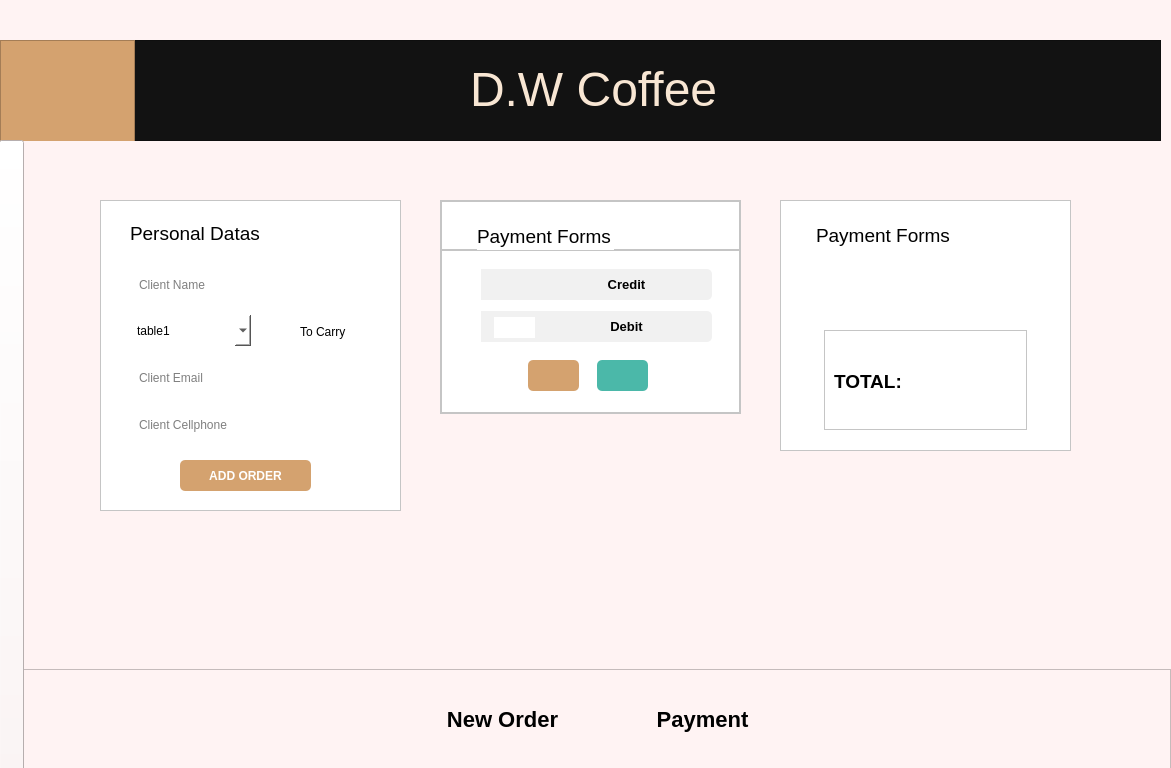
<?xml version="1.0" encoding="UTF-8"?>
<ui version="4.0">
 <class>Dialog</class>
 <widget class="QDialog" name="Dialog">
  <property name="geometry">
   <rect>
    <x>0</x>
    <y>0</y>
    <width>1171</width>
    <height>768</height>
   </rect>
  </property>
  <property name="windowTitle">
   <string>Dialog</string>
  </property>
  <property name="styleSheet">
   <string notr="true">background-color: rgb(255, 243, 243);</string>
  </property>
  <widget class="QFrame" name="frame">
   <property name="geometry">
    <rect>
     <x>0</x>
     <y>40</y>
     <width>1161</width>
     <height>101</height>
    </rect>
   </property>
   <property name="styleSheet">
    <string notr="true">background-color: #121212</string>
   </property>
   <property name="frameShape">
    <enum>QFrame::StyledPanel</enum>
   </property>
   <property name="frameShadow">
    <enum>QFrame::Raised</enum>
   </property>
   <widget class="QFrame" name="frame_2">
    <property name="geometry">
     <rect>
      <x>0</x>
      <y>0</y>
      <width>135</width>
      <height>102</height>
     </rect>
    </property>
    <property name="styleSheet">
     <string notr="true">background-color: #D4A26F</string>
    </property>
    <property name="frameShape">
     <enum>QFrame::StyledPanel</enum>
    </property>
    <property name="frameShadow">
     <enum>QFrame::Raised</enum>
    </property>
    <widget class="QLabel" name="label">
     <property name="geometry">
      <rect>
       <x>18</x>
       <y>6</y>
       <width>98</width>
       <height>90</height>
      </rect>
     </property>
     <property name="styleSheet">
      <string notr="true">image: url(:/imagens/cGUFyIrl2tqx3cWHufs9--1--5d252-svg (1) 4.png);</string>
     </property>
     <property name="text">
      <string/>
     </property>
    </widget>
   </widget>
   <widget class="QLabel" name="label_2">
    <property name="geometry">
     <rect>
      <x>470</x>
      <y>4</y>
      <width>281</width>
      <height>91</height>
     </rect>
    </property>
    <property name="styleSheet">
     <string notr="true">color: #F8E6D3</string>
    </property>
    <property name="text">
     <string>&lt;html&gt;&lt;head/&gt;&lt;body&gt;&lt;p&gt;&lt;span style=&quot; font-size:36pt;&quot;&gt;D.W Coffee&lt;/span&gt;&lt;/p&gt;&lt;/body&gt;&lt;/html&gt;</string>
    </property>
   </widget>
  </widget>
  <widget class="QFrame" name="frame_3">
   <property name="geometry">
    <rect>
     <x>100</x>
     <y>200</y>
     <width>301</width>
     <height>311</height>
    </rect>
   </property>
   <property name="styleSheet">
    <string notr="true">background-color: #FFFFFF;
border: .5px solid black</string>
   </property>
   <property name="frameShape">
    <enum>QFrame::StyledPanel</enum>
   </property>
   <property name="frameShadow">
    <enum>QFrame::Raised</enum>
   </property>
   <widget class="QFrame" name="frame_6">
    <property name="geometry">
     <rect>
      <x>0</x>
      <y>0</y>
      <width>301</width>
      <height>50</height>
     </rect>
    </property>
    <property name="styleSheet">
     <string notr="true">border: transparent;
background-color: transparent;</string>
    </property>
    <property name="frameShape">
     <enum>QFrame::StyledPanel</enum>
    </property>
    <property name="frameShadow">
     <enum>QFrame::Raised</enum>
    </property>
    <widget class="QFrame" name="frame_8">
     <property name="geometry">
      <rect>
       <x>0</x>
       <y>241</y>
       <width>301</width>
       <height>70</height>
      </rect>
     </property>
     <property name="styleSheet">
      <string notr="true">border: transparent;
background-color: transparent;</string>
     </property>
     <property name="frameShape">
      <enum>QFrame::StyledPanel</enum>
     </property>
     <property name="frameShadow">
      <enum>QFrame::Raised</enum>
     </property>
    </widget>
    <widget class="QLabel" name="label_3">
     <property name="geometry">
      <rect>
       <x>30</x>
       <y>8</y>
       <width>131</width>
       <height>51</height>
      </rect>
     </property>
     <property name="styleSheet">
      <string notr="true"/>
     </property>
     <property name="text">
      <string>&lt;html&gt;&lt;head/&gt;&lt;body&gt;&lt;p&gt;&lt;span style=&quot; font-size:14pt;&quot;&gt;Personal Datas&lt;/span&gt;&lt;/p&gt;&lt;/body&gt;&lt;/html&gt;</string>
     </property>
    </widget>
    <widget class="QLabel" name="label_10">
     <property name="geometry">
      <rect>
       <x>90</x>
       <y>40</y>
       <width>131</width>
       <height>51</height>
      </rect>
     </property>
     <property name="styleSheet">
      <string notr="true"/>
     </property>
     <property name="text">
      <string>&lt;html&gt;&lt;head/&gt;&lt;body&gt;&lt;p&gt;&lt;span style=&quot; font-size:14pt;&quot;&gt;Personal Datas&lt;/span&gt;&lt;/p&gt;&lt;/body&gt;&lt;/html&gt;</string>
     </property>
    </widget>
   </widget>
   <widget class="QFrame" name="frame_7">
    <property name="geometry">
     <rect>
      <x>0</x>
      <y>49</y>
      <width>301</width>
      <height>204</height>
     </rect>
    </property>
    <property name="whatsThis">
     <string>&lt;html&gt;
 &lt;head&gt;
&lt;/head&gt;
&lt;body&gt;
   &lt;p&gt;OPAAAAAAAAAA&lt;/p&gt;
&lt;/body&gt;
&lt;/html&gt;</string>
    </property>
    <property name="styleSheet">
     <string notr="true">border: transparent;
background-color: transparent;</string>
    </property>
    <property name="frameShape">
     <enum>QFrame::StyledPanel</enum>
    </property>
    <property name="frameShadow">
     <enum>QFrame::Raised</enum>
    </property>
    <widget class="QLineEdit" name="lineEdit">
     <property name="geometry">
      <rect>
       <x>30</x>
       <y>20</y>
       <width>231</width>
       <height>31</height>
      </rect>
     </property>
     <property name="styleSheet">
      <string notr="true">QLineEdit{
	border: .5px solid rgba(0, 0, 0, .5);
	background-color: white;
	border-radius: 5px;
	padding: 7px;
}

QLineEdit:hover{
	border-color: rgba(0, 0, 0, 1);
}</string>
     </property>
     <property name="placeholderText">
      <string>Client Name</string>
     </property>
    </widget>
    <widget class="QLineEdit" name="lineEdit_2">
     <property name="geometry">
      <rect>
       <x>30</x>
       <y>113</y>
       <width>231</width>
       <height>31</height>
      </rect>
     </property>
     <property name="styleSheet">
      <string notr="true">QLineEdit{
	border: .5px solid rgba(0, 0, 0, .5);
	background-color: white;
	border-radius: 5px;
	padding: 7px;
}


QLineEdit:hover{
	border-color:  rgba(0, 0, 0, 1);
}</string>
     </property>
     <property name="placeholderText">
      <string>Client Email</string>
     </property>
    </widget>
    <widget class="QLineEdit" name="lineEdit_3">
     <property name="geometry">
      <rect>
       <x>30</x>
       <y>160</y>
       <width>231</width>
       <height>31</height>
      </rect>
     </property>
     <property name="styleSheet">
      <string notr="true">QLineEdit{
	border: .5px solid rgba(0, 0, 0, .5);
	background-color: white;
	border-radius: 5px;
	padding: 7px;
}


QLineEdit:hover{
	border-color:  rgba(0, 0, 0, 1);
}</string>
     </property>
     <property name="placeholderText">
      <string>Client Cellphone</string>
     </property>
    </widget>
    <widget class="QComboBox" name="comboBox">
     <property name="geometry">
      <rect>
       <x>30</x>
       <y>66</y>
       <width>121</width>
       <height>31</height>
      </rect>
     </property>
     <property name="cursor">
      <cursorShape>PointingHandCursor</cursorShape>
     </property>
     <property name="styleSheet">
      <string notr="true">QComboBox{
	border: .5px solid rgba(0, 0, 0, .5);
	background-color: white;
	border-radius: 5px;
	padding: 7px
}

QComboBox:hover{
	border-color: rgba(0, 0, 0, 1);
}</string>
     </property>
     <item>
      <property name="text">
       <string>table1</string>
      </property>
     </item>
     <item>
      <property name="text">
       <string>table2</string>
      </property>
     </item>
     <item>
      <property name="text">
       <string>table3</string>
      </property>
     </item>
     <item>
      <property name="text">
       <string>table4</string>
      </property>
     </item>
     <item>
      <property name="text">
       <string>table5</string>
      </property>
     </item>
     <item>
      <property name="text">
       <string>table6</string>
      </property>
     </item>
     <item>
      <property name="text">
       <string>table7</string>
      </property>
     </item>
     <item>
      <property name="text">
       <string>table8</string>
      </property>
     </item>
     <item>
      <property name="text">
       <string>table9</string>
      </property>
     </item>
     <item>
      <property name="text">
       <string>table10</string>
      </property>
     </item>
    </widget>
    <widget class="QCheckBox" name="checkBox">
     <property name="geometry">
      <rect>
       <x>180</x>
       <y>74</y>
       <width>70</width>
       <height>17</height>
      </rect>
     </property>
     <property name="cursor">
      <cursorShape>PointingHandCursor</cursorShape>
     </property>
     <property name="styleSheet">
      <string notr="true">font-size: 12px;</string>
     </property>
     <property name="text">
      <string>To Carry</string>
     </property>
    </widget>
   </widget>
   <widget class="QPushButton" name="pushButton">
    <property name="geometry">
     <rect>
      <x>80</x>
      <y>260</y>
      <width>131</width>
      <height>31</height>
     </rect>
    </property>
    <property name="cursor">
     <cursorShape>PointingHandCursor</cursorShape>
    </property>
    <property name="styleSheet">
     <string notr="true">QPushButton{
	background-color: #D4A26F;
	border: transparent;
	color: white;
	font-weight: bold;	
	border-radius: 5px;
}

QPushButton:hover{
	background-color: rgba(61, 21, 21, .75);
}

</string>
    </property>
    <property name="text">
     <string>ADD ORDER</string>
    </property>
   </widget>
  </widget>
  <widget class="QFrame" name="frame_4">
   <property name="geometry">
    <rect>
     <x>440</x>
     <y>200</y>
     <width>301</width>
     <height>214</height>
    </rect>
   </property>
   <property name="styleSheet">
    <string notr="true">background-color: white;
border: .5px solid black</string>
   </property>
   <property name="frameShape">
    <enum>QFrame::StyledPanel</enum>
   </property>
   <property name="frameShadow">
    <enum>QFrame::Raised</enum>
   </property>
   <widget class="QFrame" name="frame_9">
    <property name="geometry">
     <rect>
      <x>1</x>
      <y>50</y>
      <width>299</width>
      <height>163</height>
     </rect>
    </property>
    <property name="styleSheet">
     <string notr="true">border-color: transparent;
background-color: #FFFFFF;</string>
    </property>
    <property name="frameShape">
     <enum>QFrame::StyledPanel</enum>
    </property>
    <property name="frameShadow">
     <enum>QFrame::Raised</enum>
    </property>
    <widget class="QPushButton" name="pushButton_2">
     <property name="geometry">
      <rect>
       <x>100</x>
       <y>19</y>
       <width>171</width>
       <height>31</height>
      </rect>
     </property>
     <property name="cursor">
      <cursorShape>PointingHandCursor</cursorShape>
     </property>
     <property name="styleSheet">
      <string notr="true">QPushButton{
	border: .5px solid rgba(0, 0, 0, .5);
	background-color: #F1F1F1;
	border-radius: 5px;
	padding: 7px;
	font-size: 13px;
	font-weight: 500;
}

QPushButton:hover{
	background-color: rgba(0, 0, 0, .5);
	color: white;
}

</string>
     </property>
     <property name="text">
      <string>Credit</string>
     </property>
    </widget>
    <widget class="QPushButton" name="pushButton_5">
     <property name="geometry">
      <rect>
       <x>156</x>
       <y>110</y>
       <width>51</width>
       <height>31</height>
      </rect>
     </property>
     <property name="cursor">
      <cursorShape>PointingHandCursor</cursorShape>
     </property>
     <property name="styleSheet">
      <string notr="true">QPushButton{
	background-color: #4BB8A9;
	image: url(:/imagens/transferir (2) 1.png);
	border-radius: 5px;
	padding: 7px;
	border: .5px solid rgba(0, 0, 0, .5);
}

QPushButton:hover{
	background-color: rgba(75, 184, 169, .7);
}

</string>
     </property>
     <property name="text">
      <string/>
     </property>
    </widget>
    <widget class="QLabel" name="label_7">
     <property name="geometry">
      <rect>
       <x>53</x>
       <y>67</y>
       <width>41</width>
       <height>21</height>
      </rect>
     </property>
     <property name="cursor">
      <cursorShape>PointingHandCursor</cursorShape>
     </property>
     <property name="styleSheet">
      <string notr="true">border-color: transparent;
image: url(:/imagens/icone-do-cartao-de-pagamento_419328-1911 2 (1).png);
</string>
     </property>
     <property name="text">
      <string/>
     </property>
    </widget>
    <widget class="QPushButton" name="pushButton_4">
     <property name="geometry">
      <rect>
       <x>87</x>
       <y>110</y>
       <width>51</width>
       <height>31</height>
      </rect>
     </property>
     <property name="cursor">
      <cursorShape>PointingHandCursor</cursorShape>
     </property>
     <property name="styleSheet">
      <string notr="true">QPushButton{
	background-color: #D4A26F;
	image: url(:/imagens/transferir (1) (1) 1.png);
	border-radius: 5px;
	padding: 7px;
	border: transparent;
}

QPushButton:hover{
	background-color: rgba(212, 162, 111, .7);
}


</string>
     </property>
     <property name="text">
      <string/>
     </property>
    </widget>
    <widget class="QLabel" name="label_4">
     <property name="geometry">
      <rect>
       <x>40</x>
       <y>19</y>
       <width>70</width>
       <height>31</height>
      </rect>
     </property>
     <property name="cursor">
      <cursorShape>PointingHandCursor</cursorShape>
     </property>
     <property name="styleSheet">
      <string notr="true">border: .5px solid rgba(0, 0, 0, .5);
background-color: #F1F1F1;
padding: 7px;
font-size: 13px;
font-weight: 500;
</string>
     </property>
     <property name="text">
      <string/>
     </property>
    </widget>
    <widget class="QLabel" name="label_5">
     <property name="geometry">
      <rect>
       <x>53</x>
       <y>25</y>
       <width>41</width>
       <height>21</height>
      </rect>
     </property>
     <property name="cursor">
      <cursorShape>PointingHandCursor</cursorShape>
     </property>
     <property name="styleSheet">
      <string notr="true">image: url(:/imagens/icone-do-cartao-de-credito_910989-1537 2.png);
border-color: transparent;
background-color: transparent;</string>
     </property>
     <property name="text">
      <string/>
     </property>
    </widget>
    <widget class="QPushButton" name="pushButton_3">
     <property name="geometry">
      <rect>
       <x>100</x>
       <y>61</y>
       <width>171</width>
       <height>31</height>
      </rect>
     </property>
     <property name="cursor">
      <cursorShape>PointingHandCursor</cursorShape>
     </property>
     <property name="styleSheet">
      <string notr="true">QPushButton{
	border: .5px solid rgba(0, 0, 0, .5);
	background-color: #F1F1F1;
	border-radius: 5px;
	padding: 7px;
	font-size: 13px;
	font-weight: 500;
}

QPushButton:hover{
	background-color: rgba(0, 0, 0, .5);
	color: white;
}</string>
     </property>
     <property name="text">
      <string>Debit</string>
     </property>
    </widget>
    <widget class="QLabel" name="label_6">
     <property name="geometry">
      <rect>
       <x>40</x>
       <y>61</y>
       <width>70</width>
       <height>31</height>
      </rect>
     </property>
     <property name="cursor">
      <cursorShape>PointingHandCursor</cursorShape>
     </property>
     <property name="styleSheet">
      <string notr="true">border: .5px solid rgba(0, 0, 0, .5);
background-color: #F1F1F1;

padding: 7px;
font-size: 13px;
font-weight: 500;
</string>
     </property>
     <property name="text">
      <string/>
     </property>
    </widget>
    <zorder>pushButton_2</zorder>
    <zorder>pushButton_5</zorder>
    <zorder>pushButton_4</zorder>
    <zorder>label_4</zorder>
    <zorder>label_5</zorder>
    <zorder>pushButton_3</zorder>
    <zorder>label_6</zorder>
    <zorder>label_7</zorder>
   </widget>
   <widget class="QFrame" name="frame_10">
    <property name="geometry">
     <rect>
      <x>1</x>
      <y>1</y>
      <width>299</width>
      <height>49</height>
     </rect>
    </property>
    <property name="styleSheet">
     <string notr="true">background-color: #FFFFFF;
border-color: transparent;</string>
    </property>
    <property name="frameShape">
     <enum>QFrame::StyledPanel</enum>
    </property>
    <property name="frameShadow">
     <enum>QFrame::Raised</enum>
    </property>
    <widget class="QLabel" name="label_8">
     <property name="geometry">
      <rect>
       <x>36</x>
       <y>10</y>
       <width>137</width>
       <height>51</height>
      </rect>
     </property>
     <property name="styleSheet">
      <string notr="true"/>
     </property>
     <property name="text">
      <string>&lt;html&gt;&lt;head/&gt;&lt;body&gt;&lt;p&gt;&lt;span style=&quot; font-size:14pt;&quot;&gt;Payment Forms&lt;/span&gt;&lt;/p&gt;&lt;/body&gt;&lt;/html&gt;</string>
     </property>
    </widget>
   </widget>
  </widget>
  <widget class="QFrame" name="frame_5">
   <property name="geometry">
    <rect>
     <x>780</x>
     <y>200</y>
     <width>291</width>
     <height>251</height>
    </rect>
   </property>
   <property name="styleSheet">
    <string notr="true">background-color: #FFFFFF;
border: .5px solid black</string>
   </property>
   <property name="frameShape">
    <enum>QFrame::StyledPanel</enum>
   </property>
   <property name="frameShadow">
    <enum>QFrame::Raised</enum>
   </property>
   <widget class="QFrame" name="frame_11">
    <property name="geometry">
     <rect>
      <x>0</x>
      <y>0</y>
      <width>292</width>
      <height>51</height>
     </rect>
    </property>
    <property name="styleSheet">
     <string notr="true">background-color: transparent;
border-color: transparent;</string>
    </property>
    <property name="frameShape">
     <enum>QFrame::StyledPanel</enum>
    </property>
    <property name="frameShadow">
     <enum>QFrame::Raised</enum>
    </property>
    <widget class="QLabel" name="label_9">
     <property name="geometry">
      <rect>
       <x>36</x>
       <y>10</y>
       <width>137</width>
       <height>51</height>
      </rect>
     </property>
     <property name="styleSheet">
      <string notr="true"/>
     </property>
     <property name="text">
      <string>&lt;html&gt;&lt;head/&gt;&lt;body&gt;&lt;p&gt;&lt;span style=&quot; font-size:14pt;&quot;&gt;Payment Forms&lt;/span&gt;&lt;/p&gt;&lt;/body&gt;&lt;/html&gt;</string>
     </property>
    </widget>
   </widget>
   <widget class="QFrame" name="frame_12">
    <property name="geometry">
     <rect>
      <x>0</x>
      <y>50</y>
      <width>292</width>
      <height>65</height>
     </rect>
    </property>
    <property name="styleSheet">
     <string notr="true">background-color: transparent;
border-color: transparent;</string>
    </property>
    <property name="frameShape">
     <enum>QFrame::StyledPanel</enum>
    </property>
    <property name="frameShadow">
     <enum>QFrame::Raised</enum>
    </property>
    <widget class="QFrame" name="frame_13">
     <property name="geometry">
      <rect>
       <x>0</x>
       <y>70</y>
       <width>292</width>
       <height>130</height>
      </rect>
     </property>
     <property name="styleSheet">
      <string notr="true">background-color: transparent;
border-color: transparent;</string>
     </property>
     <property name="frameShape">
      <enum>QFrame::StyledPanel</enum>
     </property>
     <property name="frameShadow">
      <enum>QFrame::Raised</enum>
     </property>
    </widget>
    <widget class="QPushButton" name="pushButton_6">
     <property name="geometry">
      <rect>
       <x>41</x>
       <y>18</y>
       <width>205</width>
       <height>31</height>
      </rect>
     </property>
     <property name="cursor">
      <cursorShape>PointingHandCursor</cursorShape>
     </property>
     <property name="styleSheet">
      <string notr="true">QPushButton{
	border: .5px solid rgba(0, 0, 0, .5);
	background-color: rgba(61, 21, 21, .75);
	border-radius: 5px;
	padding: 7px;
	font-size: 13px;
	font-weight: bold;
	color: white;
}

QPushButton:hover{
	background-color: rgba(61, 21, 21, .95);
}

</string>
     </property>
     <property name="text">
      <string>Credit</string>
     </property>
    </widget>
   </widget>
   <widget class="QFrame" name="frame_14">
    <property name="geometry">
     <rect>
      <x>44</x>
      <y>130</y>
      <width>203</width>
      <height>100</height>
     </rect>
    </property>
    <property name="styleSheet">
     <string notr="true">border-right-color: transparent;
border-left-color: transparent;
border-top-color:  rgba(0, 0, 0, .5);
border-bottom-color:  rgba(0, 0, 0, .5);
</string>
    </property>
    <property name="frameShape">
     <enum>QFrame::StyledPanel</enum>
    </property>
    <property name="frameShadow">
     <enum>QFrame::Raised</enum>
    </property>
    <widget class="QLabel" name="label_11">
     <property name="geometry">
      <rect>
       <x>10</x>
       <y>26</y>
       <width>77</width>
       <height>51</height>
      </rect>
     </property>
     <property name="styleSheet">
      <string notr="true">border-color: transparent;
font-weight: bold;</string>
     </property>
     <property name="text">
      <string>&lt;html&gt;&lt;head/&gt;&lt;body&gt;&lt;p&gt;&lt;span style=&quot; font-size:14pt;&quot;&gt;TOTAL:&lt;/span&gt;&lt;/p&gt;&lt;/body&gt;&lt;/html&gt;</string>
     </property>
    </widget>
   </widget>
  </widget>
  <widget class="QFrame" name="frame_16">
   <property name="geometry">
    <rect>
     <x>0</x>
     <y>669</y>
     <width>1171</width>
     <height>101</height>
    </rect>
   </property>
   <property name="styleSheet">
    <string notr="true">background-color: rgba(0, 0, 0, .11);</string>
   </property>
   <property name="frameShape">
    <enum>QFrame::StyledPanel</enum>
   </property>
   <property name="frameShadow">
    <enum>QFrame::Raised</enum>
   </property>
   <widget class="QPushButton" name="pushButton_7">
    <property name="geometry">
     <rect>
      <x>437</x>
      <y>35</y>
      <width>131</width>
      <height>31</height>
     </rect>
    </property>
    <property name="cursor">
     <cursorShape>PointingHandCursor</cursorShape>
    </property>
    <property name="styleSheet">
     <string notr="true">QPushButton{
	border: transparent;
	background-color: transparent;
	font-size: 22px;
	font-weight: bold;

}

QPushButton:hover{
	color: rgba(61, 21, 21, .75);
}
</string>
    </property>
    <property name="text">
     <string>New Order</string>
    </property>
   </widget>
   <widget class="QPushButton" name="pushButton_8">
    <property name="geometry">
     <rect>
      <x>637</x>
      <y>35</y>
      <width>131</width>
      <height>31</height>
     </rect>
    </property>
    <property name="cursor">
     <cursorShape>PointingHandCursor</cursorShape>
    </property>
    <property name="styleSheet">
     <string notr="true">QPushButton{
	border: transparent;
	background-color: transparent;
	font-size: 22px;
	font-weight: bold;
}

QPushButton:hover{
	color: rgba(61, 21, 21, .75);
}</string>
    </property>
    <property name="text">
     <string>Payment</string>
    </property>
   </widget>
  </widget>
  <widget class="QPushButton" name="pushButton_9">
   <property name="geometry">
    <rect>
     <x>-1</x>
     <y>140</y>
     <width>25</width>
     <height>631</height>
    </rect>
   </property>
   <property name="cursor">
    <cursorShape>PointingHandCursor</cursorShape>
   </property>
   <property name="styleSheet">
    <string notr="true">QPushButton{
	image: url(:/imagens/Arrow 1.png);
	background-color: rgba(0, 0, 0, .1);
}

QPushButton:hover{
	background-color: rgba(0, 0, 0, .2);
}</string>
   </property>
   <property name="text">
    <string/>
   </property>
  </widget>
 </widget>
 <resources>
  <include location="../../imagens/imagens.qrc"/>
 </resources>
 <connections/>
</ui>
